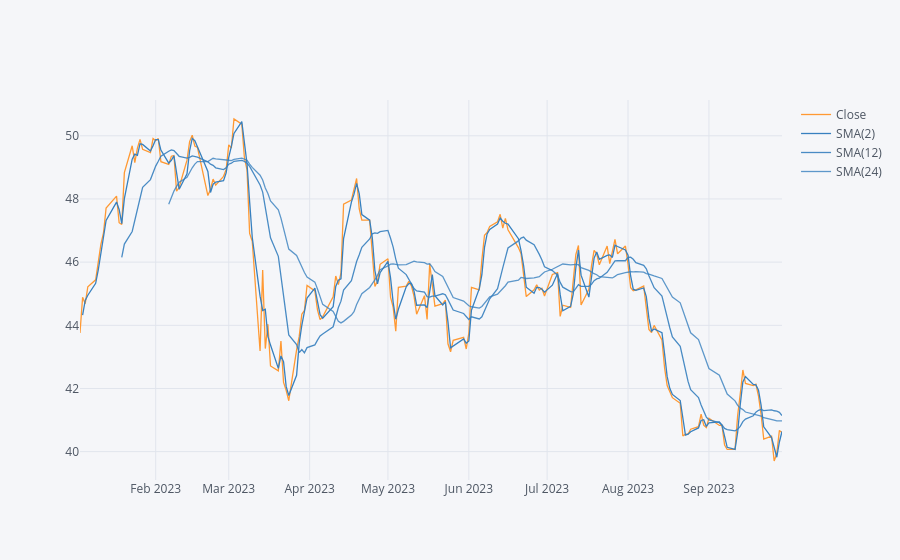

Here is the notebook cell this chart was saved with:
### Code cell
# Time series plot showing closing stock prices and simple moving averages for Delta for Q1 to Q3 of 2023.
c_hist['Close'].loc['2023-01-01':'2023-09-30'].ta_plot(study='sma',periods=[2,12,24],title='Simple Moving Averages')

### Figure 1 — Plotly figure (JSON) as saved in the notebook; plotly's stock layout.template omitted (floating-point values rounded to 4 significant figures; data arrays with more than 128 entries replaced by an {"elided": "..."} marker saying what was removed)
{"data": [{"line": {"color": "rgba(255, 153, 51, 1.0)", "dash": "solid", "shape": "linear", "width": 1.3}, "mode": "lines", "name": "Close", "text": "", "type": "scatter", "x": {"elided": "187 str values"}, "y": {"elided": "187 float values"}}, {"line": {"color": "rgba(55, 128, 191, 1.0)", "dash": "solid", "shape": "linear", "width": 1.3}, "mode": "lines", "name": "SMA(2)", "text": "", "type": "scatter", "x": {"elided": "187 str values"}, "y": {"elided": "187 mixed values"}}, {"line": {"color": "rgba(55, 128, 191, 0.8999999999999999)", "dash": "solid", "shape": "linear", "width": 1.3}, "mode": "lines", "name": "SMA(12)", "text": "", "type": "scatter", "x": {"elided": "187 str values"}, "y": {"elided": "187 mixed values"}}, {"line": {"color": "rgba(55, 128, 191, 0.7999999999999998)", "dash": "solid", "shape": "linear", "width": 1.3}, "mode": "lines", "name": "SMA(24)", "text": "", "type": "scatter", "x": {"elided": "187 str values"}, "y": {"elided": "187 mixed values"}}], "layout": {"legend": {"bgcolor": "#F5F6F9", "font": {"color": "#4D5663"}}, "paper_bgcolor": "#F5F6F9", "plot_bgcolor": "#F5F6F9", "title": {"font": {"color": "#4D5663"}}, "xaxis": {"gridcolor": "#E1E5ED", "showgrid": true, "tickfont": {"color": "#4D5663"}, "title": {"font": {"color": "#4D5663"}, "text": ""}, "zerolinecolor": "#E1E5ED"}, "yaxis": {"gridcolor": "#E1E5ED", "showgrid": true, "tickfont": {"color": "#4D5663"}, "title": {"font": {"color": "#4D5663"}, "text": ""}, "zerolinecolor": "#E1E5ED"}}}
